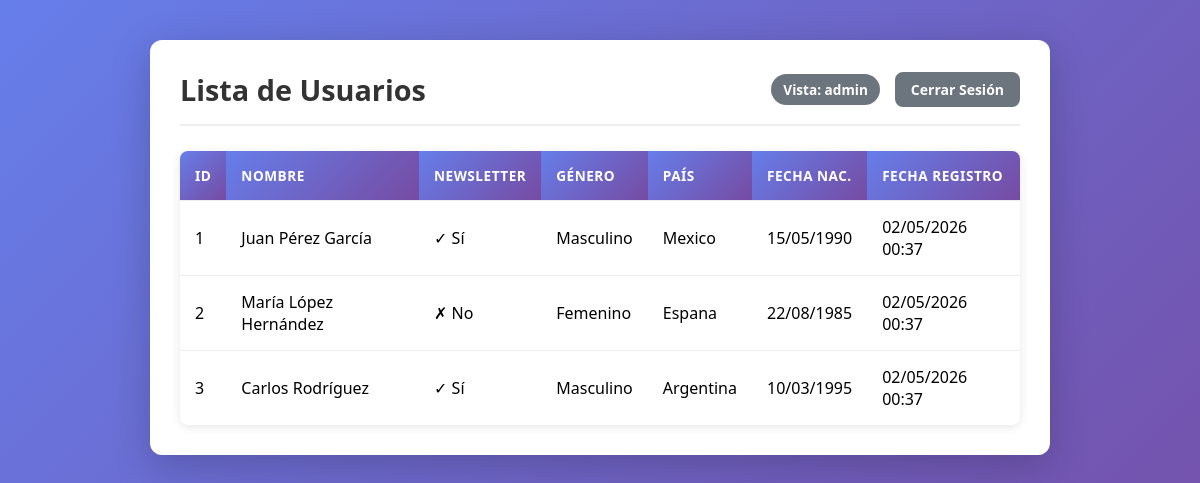
Page /lista_vista.php (signed in) on the committed database.
### tables this page shows
CREATE TABLE `Usuarios` (
  `id` int(11) NOT NULL AUTO_INCREMENT,
  `nombre` varchar(100) NOT NULL,
  `newsletter` tinyint(1) NOT NULL DEFAULT 0,
  `genero` varchar(10) NOT NULL,
  `pais` varchar(50) NOT NULL,
  `fecha_nacimiento` date NOT NULL,
  `fecha_registro` timestamp NULL DEFAULT current_timestamp(),
  PRIMARY KEY (`id`)
);

### lista_vista.php (the view, shortened to what this page needs)
<?php
$conn = getConnection();
$sql = "SELECT * FROM Usuarios ORDER BY fecha_registro DESC";
$resultado = $conn->query($sql);
?>
<!DOCTYPE html>
<html lang="es">
<head>
    <link rel="stylesheet" href="styles.css">
</head>
<body>
    <div class="container container-wide">
        <div class="header">
            <h2>Lista de Usuarios</h2>
            <div class="user-info">
                <span class="user-badge badge-vista">Vista:
                    <?php echo htmlspecialchars($_SESSION['username']); ?>
                </span>
                <a href="logout.php" class="btn btn-secondary btn-sm">Cerrar Sesión</a>
            </div>
        </div>
        <?php if ($resultado->num_rows > 0): ?>
            <table>
                <thead>
                    <tr>
                        <th>ID</th>
                        <th>Nombre</th>
                        <th>Newsletter</th>
                        <th>Género</th>
                        <th>País</th>
                        <th>Fecha Nac.</th>
                        <th>Fecha Registro</th>
                    </tr>
                </thead>
                <tbody>
                    <?php while ($fila = $resultado->fetch_assoc()): ?>
                        <tr>
                            <td>
                                <?php echo $fila['id']; ?>
                            </td>
                            <td>
                                <?php echo htmlspecialchars($fila['nombre']); ?>
                            </td>
                            <td>
                                <?php echo $fila['newsletter'] ? '✓ Sí' : '✗ No'; ?>
                            </td>
                            <td>
                                <?php echo ucfirst(htmlspecialchars($fila['genero'])); ?>
                            </td>
                            <td>
                                <?php echo ucfirst(htmlspecialchars($fila['pais'])); ?>
                            </td>
                            <td>
                                <?php echo date('d/m/Y', strtotime($fila['fecha_nacimiento'])); ?>
                            </td>
                            <td>
                                <?php echo date('d/m/Y H:i', strtotime($fila['fecha_registro'])); ?>
                            </td>
                        </tr>
                    <?php endwhile; ?>
                </tbody>
            </table>
        <?php else: ?>
            <div class="message">
                <p>No hay usuarios registrados.</p>
            </div>
        <?php endif; ?>
    </div>
</body>
</html>

### styles.css (style rules this page uses)
* { margin: 0; padding: 0; box-sizing: border-box; }
body { font-family: 'Segoe UI', Tahoma, Geneva, Verdana, sans-serif; background: linear-gradient(135deg, #667eea 0%, #764ba2 100%); min-height: 100vh; padding: 40px 20px; }
.container { max-width: 500px; margin: 0 auto; padding: 30px; background-color: #ffffff; border-radius: 12px; box-shadow: 0 10px 40px rgba(0, 0, 0, 0.2); }
.container-wide { max-width: 900px; }
h2 { color: #333; margin-bottom: 25px; text-align: center; font-size: 1.8rem; }
.btn { display: inline-block; padding: 12px 24px; border: none; border-radius: 8px; font-size: 1rem; font-weight: 600; cursor: pointer; transition: all 0.3s ease; text-decoration: none; text-align: center; }
.btn-secondary { background: #6c757d; color: white; }
.btn-sm { padding: 8px 16px; font-size: 0.875rem; }
table { width: 100%; border-collapse: collapse; margin-top: 20px; background: white; border-radius: 8px; overflow: hidden; box-shadow: 0 2px 10px rgba(0, 0, 0, 0.1); }
th, td { padding: 15px; text-align: left; border-bottom: 1px solid #eee; }
th { background: linear-gradient(135deg, #667eea 0%, #764ba2 100%); color: white; font-weight: 600; text-transform: uppercase; font-size: 0.85rem; letter-spacing: 0.5px; }
tr:last-child td { border-bottom: none; }
.header { display: flex; justify-content: space-between; align-items: center; margin-bottom: 25px; padding-bottom: 15px; border-bottom: 2px solid #eee; }
.header h2 { margin: 0; text-align: left; }
.user-info { display: flex; align-items: center; gap: 15px; }
.user-badge { padding: 6px 12px; border-radius: 20px; font-size: 0.85rem; font-weight: 600; }
.badge-vista { background: #6c757d; color: white; }

### rows in the picture
usuarios: id "1", nombre "Juan Pérez García", newsletter "✓ Sí", genero "Masculino", pais "Mexico", fecha_nacimiento "15/05/1990", fecha_registro "02/05/2026 00:37"
usuarios: id "2", nombre "María López Hernández", newsletter "✗ No", genero "Femenino", pais "Espana", fecha_nacimiento "22/08/1985", fecha_registro "02/05/2026 00:37"
usuarios: id "3", nombre "Carlos Rodríguez", newsletter "✓ Sí", genero "Masculino", pais "Argentina", fecha_nacimiento "10/03/1995", fecha_registro "02/05/2026 00:37"

### other values in the picture
$_SESSION['username'] "admin"
